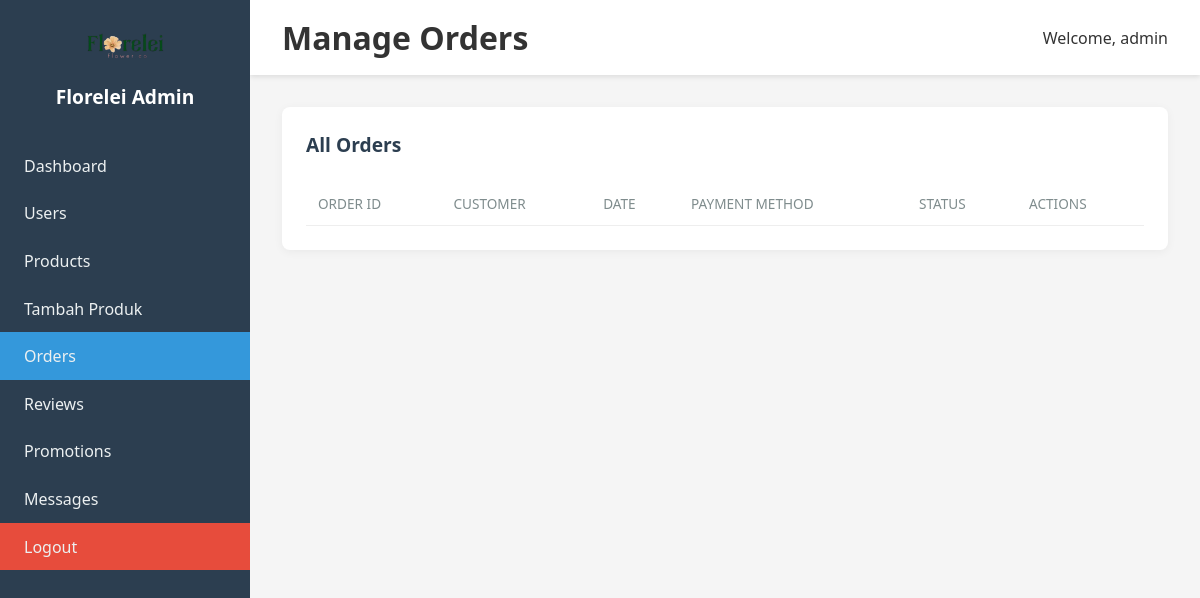
/admin_orders.php (signed in), run on an earlier commit of the app's database.
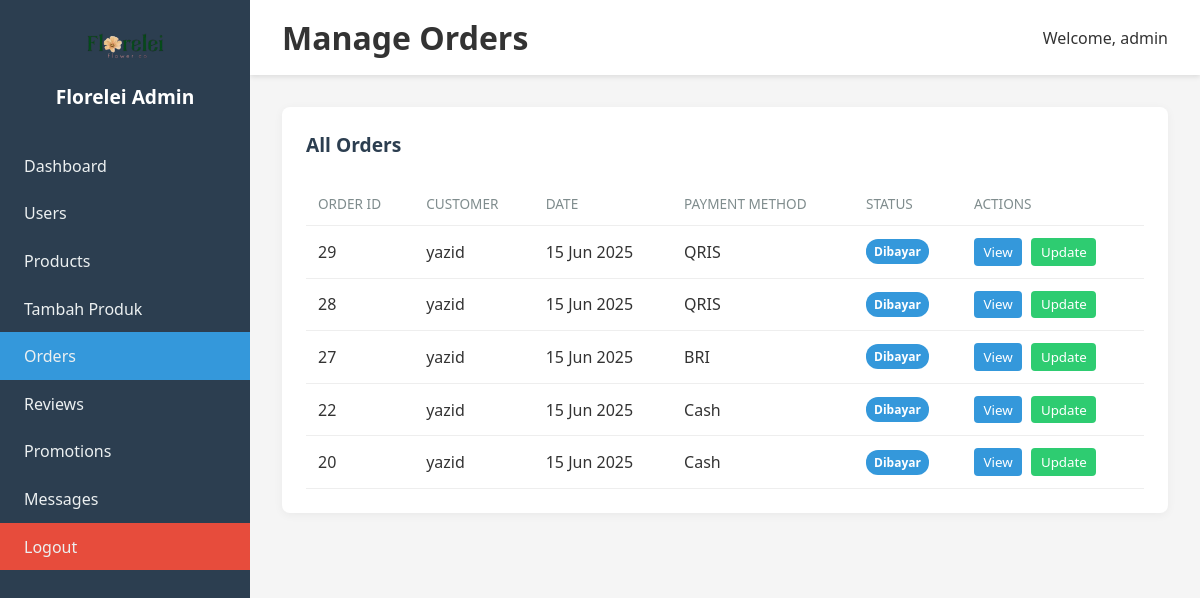
And on a later commit of the database.
### tables this page shows
CREATE TABLE `pesanan` (
  `id` int(11) NOT NULL,
  `user_id` int(11) DEFAULT NULL,
  `alamat_pengiriman` text DEFAULT NULL,
  `metode_pembayaran` varchar(50) DEFAULT NULL,
  `tanggal_pemesanan` timestamp NOT NULL DEFAULT current_timestamp(),
  `status` enum('pending','menunggu_verifikasi','dibayar','dikirim','selesai','dibatalkan') DEFAULT 'pending'
);

CREATE TABLE `user` (
  `id` int(11) NOT NULL,
  `username` varchar(50) NOT NULL,
  `email` varchar(100) NOT NULL,
  `password` varchar(255) NOT NULL,
  `role` enum('admin','user') DEFAULT 'user',
  `profil_id` int(11) DEFAULT NULL,
  `created_at` timestamp NOT NULL DEFAULT current_timestamp()
);

### admin_orders.php (the view, shortened to what this page needs)
<?php
include "conn.php";
$orders = $pdo->query("SELECT p.id, u.username, p.tanggal_pemesanan, p.status, p.metode_pembayaran
                      FROM pesanan p
                      JOIN user u ON p.user_id = u.id
                      ORDER BY p.tanggal_pemesanan DESC")->fetchAll();
?>
<!DOCTYPE html>
<html lang="id">
<head>
    <link rel="stylesheet" href="admin.css">
</head>
<body>
    <div class="admin-container">
        <div class="admin-sidebar">
            <div class="admin-logo">
                <img src="img/logo.png" alt="Florelei" class="admin-logo-img">
                <h2>Florelei Admin</h2>
            </div>
            <nav class="admin-nav">
                <a href="admin_dashboard.php" class="admin-nav-link">Dashboard</a>
                <a href="admin_users.php" class="admin-nav-link">Users</a>
                <a href="admin_products.php" class="admin-nav-link">Products</a>
                <a href="admin_tambah_produk.php" class="admin-nav-link">Tambah Produk</a>
                <a href="admin_orders.php" class="admin-nav-link active">Orders</a>
                <a href="admin_reviews.php" class="admin-nav-link">Reviews</a>
                <a href="admin_promotions.php" class="admin-nav-link">Promotions</a>
                <a href="admin_messages.php" class="admin-nav-link">Messages</a>
                <a href="admin_logout.php" class="admin-nav-link logout">Logout</a>
            </nav>
        </div>
        <div class="admin-main">
            <header class="admin-header">
                <h1>Manage Orders</h1>
                <div class="admin-user">
                    <span>Welcome, <?php echo htmlspecialchars($_SESSION['admin_username']); ?></span>
                </div>
            </header>
            <div class="admin-content">
                <div class="admin-data-card">
                    <h2>All Orders</h2>
                    <table class="admin-table">
                        <thead>
                            <tr>
                                <th>Order ID</th>
                                <th>Customer</th>
                                <th>Date</th>
                                <th>Payment Method</th>
                                <th>Status</th>
                                <th>Actions</th>
                            </tr>
                        </thead>
                        <tbody>
                            <?php foreach ($orders as $order): ?>
                            <tr>
                                <td><?php echo $order['id']; ?></td>
                                <td><?php echo htmlspecialchars($order['username']); ?></td>
                                <td><?php echo date('d M Y', strtotime($order['tanggal_pemesanan'])); ?></td>
                                <td><?php echo $order['metode_pembayaran'] ?? '-'; ?></td>
                                <td><span class="status-badge <?php echo strtolower($order['status']); ?>"><?php echo $order['status']; ?></span></td>
                                <td>
                                    <button onclick="openViewModal(<?php echo $order['id']; ?>)" style="background: #3498db; color: white; border: none; padding: 0.3rem 0.6rem; border-radius: 4px; margin-right: 0.3rem; cursor: pointer;">View</button>
                                    <button onclick="openUpdateModal(<?php echo $order['id']; ?>, '<?php echo $order['status']; ?>')" style="background: #2ecc71; color: white; border: none; padding: 0.3rem 0.6rem; border-radius: 4px; cursor: pointer;">Update</button>
                                </td>
                            </tr>
                            <?php endforeach; ?>
                        </tbody>
                    </table>
                </div>
            </div>
        </div>
    </div>
</body>
</html>

### admin.css (style rules this page uses)
* { margin: 0; padding: 0; box-sizing: border-box; font-family: 'Segoe UI', Tahoma, Geneva, Verdana, sans-serif; }
body { background-color: #f5f5f5; color: #333; }
.admin-container { display: flex; min-height: 100vh; }
.admin-sidebar { width: 250px; background-color: #2c3e50; color: white; padding: 1.5rem 0; position: fixed; height: 100%; }
.admin-logo { display: flex; flex-direction: column; align-items: center; margin-bottom: 2rem; padding: 0 1.5rem; }
.admin-logo-img { width: 80px; height: auto; margin-bottom: 1rem; }
.admin-logo h2 { font-size: 1.2rem; text-align: center; }
.admin-nav { display: flex; flex-direction: column; }
.admin-nav-link { color: #ecf0f1; text-decoration: none; padding: 0.8rem 1.5rem; transition: background-color 0.3s; }
.admin-nav-link.active { background-color: #3498db; }
.admin-nav-link.logout { margin-top: auto; background-color: #e74c3c; }
.admin-main { flex: 1; margin-left: 250px; }
.admin-header { background-color: white; padding: 1rem 2rem; display: flex; justify-content: space-between; align-items: center; box-shadow: 0 2px 5px rgba(0, 0, 0, 0.1); }
.admin-user { display: flex; align-items: center; gap: 0.5rem; }
.admin-content { padding: 2rem; }
.admin-data-card { background: white; border-radius: 8px; padding: 1.5rem; box-shadow: 0 2px 10px rgba(0, 0, 0, 0.05); }
.admin-data-card h2 { font-size: 1.2rem; margin-bottom: 1.5rem; color: #2c3e50; }
.admin-table { width: 100%; border-collapse: collapse; }
.admin-table th, .admin-table td { padding: 0.75rem; text-align: left; border-bottom: 1px solid #eee; }
.admin-table th { font-weight: 500; color: #7f8c8d; font-size: 0.85rem; text-transform: uppercase; }
.status-badge { display: inline-block; padding: 0.3rem 0.6rem; border-radius: 20px; font-size: 0.75rem; font-weight: 500; }
.status-badge.dibayar { background-color: #e8f5e9; color: #2e7d32; }
.status-badge { padding: 4px 8px; border-radius: 12px; font-size: 12px; font-weight: bold; text-transform: capitalize; }
.status-badge.dibayar { background-color: #3498db; color: white; }

### admin_orders.php (style rules this page uses)
.status-badge { padding: 4px 8px; border-radius: 12px; font-size: 12px; font-weight: bold; text-transform: capitalize; }
.status-badge.dibayar { background-color: #3498db; color: white; }

What changed in the data, as far as the page shows it:
added pesanan: id "29", user.username "yazid", tanggal_pemesanan "15 Jun 2025", metode_pembayaran "QRIS", status "Dibayar"
added pesanan: id "28", user.username "yazid", tanggal_pemesanan "15 Jun 2025", metode_pembayaran "QRIS", status "Dibayar"
added pesanan: id "27", user.username "yazid", tanggal_pemesanan "15 Jun 2025", metode_pembayaran "BRI", status "Dibayar"
added pesanan: id "22", user.username "yazid", tanggal_pemesanan "15 Jun 2025", metode_pembayaran "Cash", status "Dibayar"
added pesanan: id "20", user.username "yazid", tanggal_pemesanan "15 Jun 2025", metode_pembayaran "Cash", status "Dibayar"
